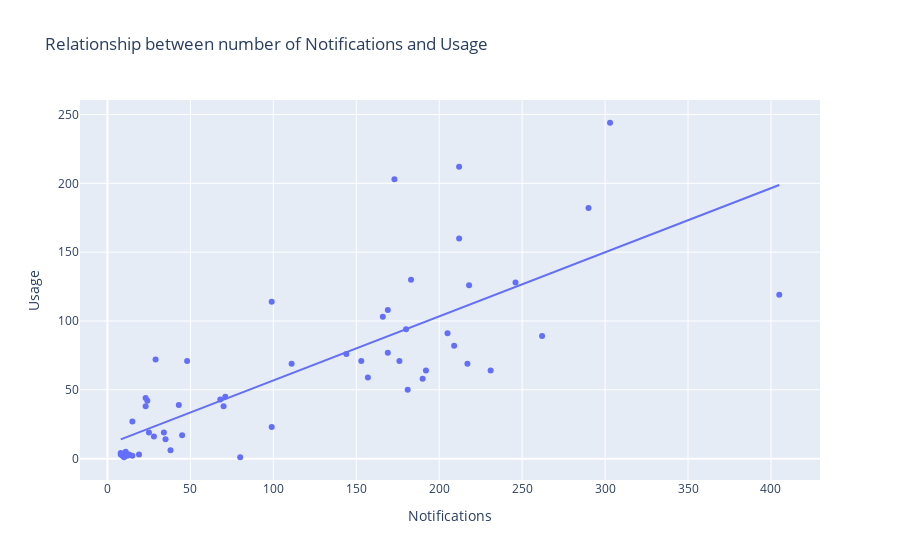

Notebook source saved alongside this figure:
### Markdown cell above
6. ***Relationship between the number of notifications and amount odf usage***

### Code cell
fig= px.scatter(data, x="Notifications", y="Usage", 
                trendline="ols", title='Relationship between number of Notifications and Usage')

fig.show()

### Figure 1 — Plotly figure (JSON) as saved in the notebook; plotly's stock layout.template omitted (floating-point values rounded to 4 significant figures)
{"data": [{"hovertemplate": "Notifications=%{x}<br>Usage=%{y}<extra></extra>", "legendgroup": "", "marker": {"color": "#636efa", "symbol": "circle"}, "mode": "markers", "name": "", "orientation": "v", "showlegend": false, "type": "scatter", "x": [70, 43, 231, 35, 19, 25, 23, 28, 15, 29, 24, 34, 23, 48, 68, 71, 180, 99, 45, 10, 15, 13, 9, 8, 8, 11, 12, 209, 111, 183, 157, 246, 169, 99, 144, 80, 38, 218, 205, 212, 217, 405, 166, 173, 290, 153, 192, 181, 176, 212, 303, 169, 190, 262], "xaxis": "x", "y": [38, 39, 64, 14, 3, 19, 44, 16, 27, 72, 42, 19, 38, 71, 43, 45, 94, 114, 17, 1, 2, 3, 2, 3, 4, 5, 2, 82, 69, 130, 59, 128, 108, 23, 76, 1, 6, 126, 91, 160, 69, 119, 103, 203, 182, 71, 64, 50, 71, 212, 244, 77, 58, 89], "yaxis": "y"}, {"hovertemplate": "<b>OLS trendline</b><br>Usage = 0.465523 * Notifications + 10.2432<br>R<sup>2</sup>=0.599775<br><br>Notifications=%{x}<br>Usage=%{y} <b>(trend)</b><extra></extra>", "legendgroup": "", "marker": {"color": "#636efa", "symbol": "circle"}, "mode": "lines", "name": "", "showlegend": false, "type": "scatter", "x": [8, 8, 9, 10, 11, 12, 13, 15, 15, 19, 23, 23, 24, 25, 28, 29, 34, 35, 38, 43, 45, 48, 68, 70, 71, 80, 99, 99, 111, 144, 153, 157, 166, 169, 169, 173, 176, 180, 181, 183, 190, 192, 205, 209, 212, 212, 217, 218, 231, 246, 262, 290, 303, 405], "xaxis": "x", "y": [13.97, 13.97, 14.43, 14.9, 15.36, 15.83, 16.3, 17.23, 17.23, 19.09, 20.95, 20.95, 21.42, 21.88, 23.28, 23.74, 26.07, 26.54, 27.93, 30.26, 31.19, 32.59, 41.9, 42.83, 43.3, 47.49, 56.33, 56.33, 61.92, 77.28, 81.47, 83.33, 87.52, 88.92, 88.92, 90.78, 92.18, 94.04, 94.5, 95.43, 98.69, 99.62, 105.7, 107.5, 108.9, 108.9, 111.3, 111.7, 117.8, 124.8, 132.2, 145.2, 151.3, 198.8], "yaxis": "y"}], "layout": {"legend": {"tracegroupgap": 0}, "title": {"text": "Relationship between number of Notifications and Usage"}, "xaxis": {"anchor": "y", "domain": [0.0, 1.0], "title": {"text": "Notifications"}}, "yaxis": {"anchor": "x", "domain": [0.0, 1.0], "title": {"text": "Usage"}}}}
